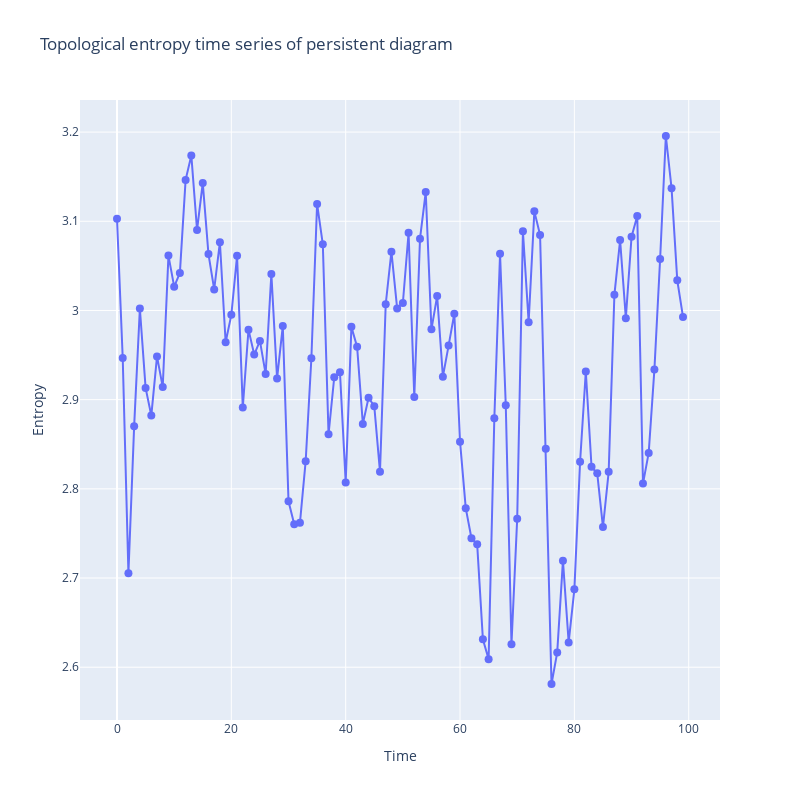

This figure's notebook cell:
### Markdown cell above
Now we can calculate the topological entropy of dimension 0 for each point cloud, for this we first calculate the persistence diagram, limit the bars that go to infinity and calculate the entropy. Finally we can plot the time series of the topology of how robots are located in each time and how they are moving.

Keep in mind that the first instant will have a very large entropy, or one of the largest, since by default Navground gives them very dispersed at the beginning of the experiment.

### Code cell
from gudhi.representations import DiagramSelector
entropias=[]
import gudhi as gd
for i in range(instantes):
    nube_puntos=ps[i,:,:2]
    persistence = calculaDiagramaPersistencia(nube_puntos,0,"alpha")
    persistenciaL=limitaDiagrama(persistence,maxd,remove=True)
    entropias.append(calculaEntropia(persistenciaL))
    
dibujaEntropyTimeSerie(entropias)
dibujaEntropyTimeSerieInteractive(entropias)

### Figure 1 — Plotly figure (JSON) as saved in the notebook; plotly's stock layout.template omitted (floating-point values rounded to 4 significant figures)
{"data": [{"marker": {"size": 8}, "mode": "lines+markers", "type": "scatter", "x": [0, 1, 2, 3, 4, 5, 6, 7, 8, 9, 10, 11, 12, 13, 14, 15, 16, 17, 18, 19, 20, 21, 22, 23, 24, 25, 26, 27, 28, 29, 30, 31, 32, 33, 34, 35, 36, 37, 38, 39, 40, 41, 42, 43, 44, 45, 46, 47, 48, 49, 50, 51, 52, 53, 54, 55, 56, 57, 58, 59, 60, 61, 62, 63, 64, 65, 66, 67, 68, 69, 70, 71, 72, 73, 74, 75, 76, 77, 78, 79, 80, 81, 82, 83, 84, 85, 86, 87, 88, 89, 90, 91, 92, 93, 94, 95, 96, 97, 98, 99], "y": [3.103, 2.947, 2.705, 2.87, 3.002, 2.913, 2.882, 2.949, 2.914, 3.062, 3.027, 3.042, 3.146, 3.174, 3.09, 3.143, 3.063, 3.024, 3.076, 2.964, 2.995, 3.061, 2.891, 2.978, 2.951, 2.966, 2.929, 3.041, 2.924, 2.983, 2.786, 2.76, 2.762, 2.831, 2.946, 3.119, 3.074, 2.861, 2.925, 2.931, 2.807, 2.982, 2.959, 2.873, 2.902, 2.893, 2.819, 3.007, 3.066, 3.002, 3.008, 3.087, 2.903, 3.08, 3.133, 2.979, 3.016, 2.926, 2.961, 2.996, 2.853, 2.778, 2.745, 2.738, 2.631, 2.609, 2.879, 3.064, 2.894, 2.626, 2.767, 3.089, 2.987, 3.111, 3.085, 2.845, 2.581, 2.617, 2.72, 2.628, 2.687, 2.83, 2.932, 2.825, 2.817, 2.757, 2.819, 3.018, 3.079, 2.991, 3.083, 3.106, 2.806, 2.84, 2.934, 3.058, 3.196, 3.137, 3.034, 2.993]}], "layout": {"autosize": false, "height": 800, "title": {"text": "Topological entropy time series of persistent diagram"}, "width": 800, "xaxis": {"title": {"text": "Time"}}, "yaxis": {"title": {"text": "Entropy"}}}}
